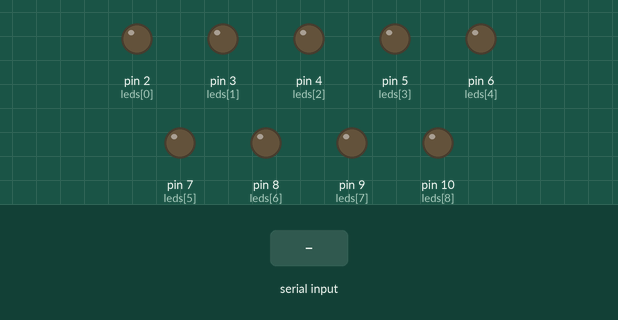
The sketch below on a simulated Arduino Uno, built with avr-gcc and run on an emulated ATmega328P. Shown: output pins drawn as LEDs (lit = HIGH). The test bench sets the inputs (shaded band).

Above: at 1.2 s.
1.3 s: "90,45\n" received over Serial
At 1.7 s:
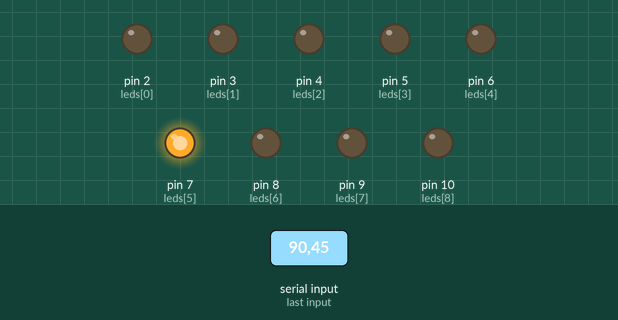
2.8 s: "30,150\n" received over Serial
At 4.0 s:
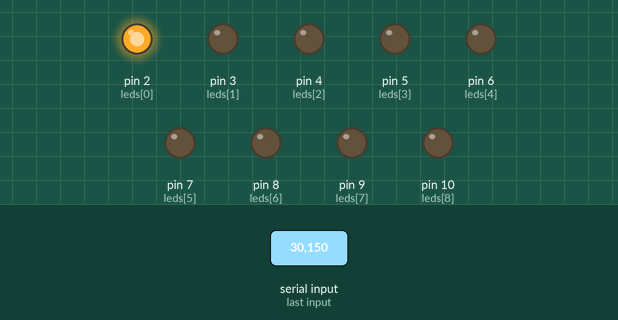
4.3 s: "200\n" received over Serial
5.8 s: "5\n" received over Serial
At 6.1 s:
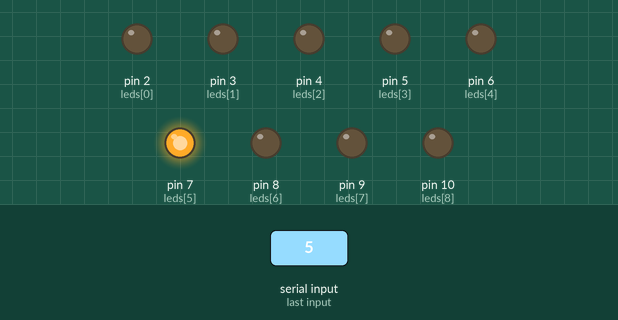
7.3 s: "90\n" received over Serial
At 8.5 s:
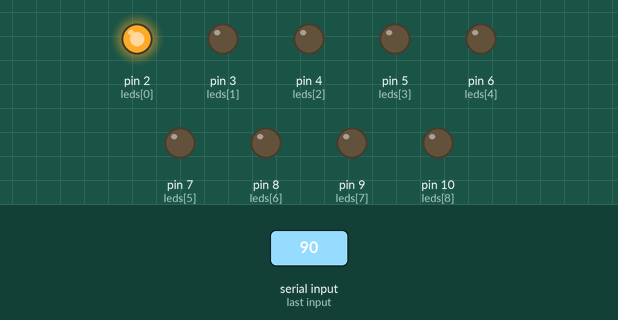
Timing chart, 0 to 9.8 s (numbered marks = the images above; inputs shaded):
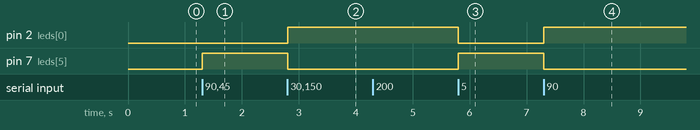

The sketch:

board.ino
```cpp
// Game board Arduino: 9 LEDs, one per hole.
//
// Commands from the computer (9600 baud):
//   '0'-'8'   light that hole's LED (others off)
//   'x'       all LEDs off

int leds[9] = {2, 3, 4, 5, 6, 7, 8, 9, 10};

void ledsOff() {
  for (int i = 0; i < 9; i++) {
    digitalWrite(leds[i], LOW);
  }
}

void setup() {
  Serial.begin(9600);
  for (int i = 0; i < 9; i++) {
    pinMode(leds[i], OUTPUT);
  }
}

void loop() {
  if (!Serial.available()) {
    return;
  }
  char c = Serial.read();

  if (c >= '0' && c <= '8') {
    ledsOff();
    digitalWrite(leds[c - '0'], HIGH);
  } else if (c == 'x') {
    ledsOff();
  }
  // anything else (newlines) is ignored
}
```

Measured:
- after the input at 1.3 s, pin 7 (leds[5]): LOW → HIGH at once
- after the input at 2.8 s, pin 2 (leds[0]): LOW → HIGH at once; pin 7 (leds[5]): HIGH → LOW at once
- after the input at 5.8 s, pin 2 (leds[0]): HIGH → LOW at once; pin 7 (leds[5]): LOW → HIGH at once
- after the input at 7.3 s, pin 2 (leds[0]): LOW → HIGH at once; pin 7 (leds[5]): HIGH → LOW at once
